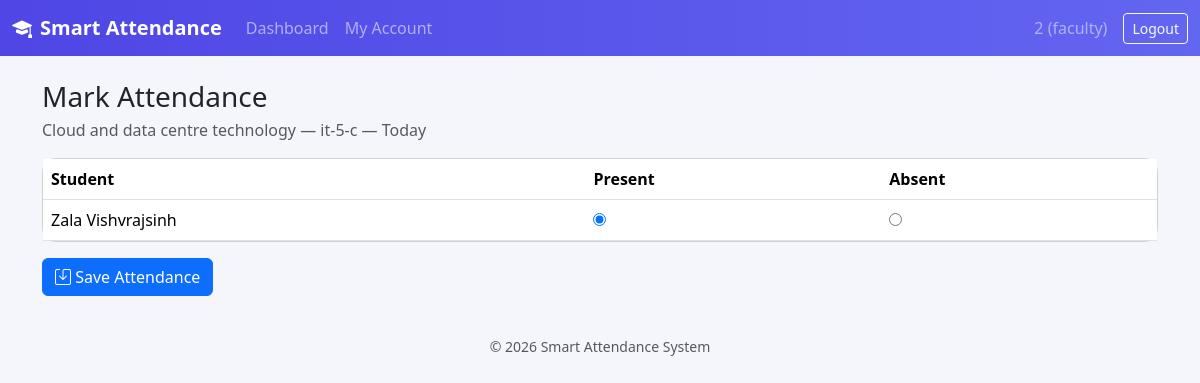
The page /faculty/mark/3/14 (signed in) on the database its author committed.
### models.py (models this page shows)
class User(db.Model, UserMixin):
    __tablename__ = "users"
    id = db.Column(db.Integer, primary_key=True)
    username = db.Column(db.String(80), unique=True, nullable=False)
    email = db.Column(db.String(120), unique=True, nullable=False)
    password_hash = db.Column(db.String(200), nullable=False)
    role = db.Column(db.String(20), nullable=False)  # principal / faculty / student
    created_at = db.Column(db.DateTime, default=datetime.utcnow)
    faculty_profile = db.relationship("Faculty", backref="user", uselist=False)
    student_profile = db.relationship("Student", backref="user", uselist=False)

class Subject(db.Model):
    __tablename__ = "subjects"
    id = db.Column(db.Integer, primary_key=True)
    name = db.Column(db.String(120), nullable=False)
    class_id = db.Column(db.Integer, db.ForeignKey("classes.id"), nullable=False)

class ClassModel(db.Model):
    __tablename__ = "classes"
    id = db.Column(db.Integer, primary_key=True)
    name = db.Column(db.String(80), unique=True, nullable=False)
    subjects = db.relationship("Subject", backref="class_", cascade="all, delete-orphan")
    students = db.relationship("Student", backref="class_", cascade="all, delete-orphan")
    location = db.relationship("ClassLocation", backref="class_", uselist=False,
                                cascade="all, delete-orphan")

class Student(db.Model):
    __tablename__ = "students"
    id = db.Column(db.Integer, primary_key=True)
    user_id = db.Column(db.Integer, db.ForeignKey("users.id"), nullable=False)
    name = db.Column(db.String(120), nullable=False)
    class_id = db.Column(db.Integer, db.ForeignKey("classes.id"), nullable=False)
    face_registered = db.Column(db.Boolean, default=False)
    face_images = db.relationship("FaceImage", backref="student", cascade="all, delete-orphan")
    attendance_records = db.relationship("Attendance", backref="student", cascade="all, delete-orphan")

### routes/faculty.py (the view, shortened to what this page needs)
@faculty_bp.route("/mark/<int:class_id>/<int:subject_id>", methods=["GET", "POST"])
@login_required
@role_required("faculty")
def mark_attendance(class_id, subject_id):
    f = _current_faculty()
    if not f or not _is_assigned(f.id, class_id, subject_id):
        flash("Not authorized for this class/subject.", "error")
        return redirect(url_for("faculty.dashboard"))
    class_obj = ClassModel.query.get_or_404(class_id)
    subject_obj = Subject.query.get_or_404(subject_id)
    class_students = Student.query.filter_by(class_id=class_id).all()
    today = date.today()
    existing_map = {
        a.student_id: a.status for a in
        Attendance.query.filter_by(subject_id=subject_id, date=today).all()
    }
    return render_template(
        "faculty/mark_attendance.html",
        class_obj=class_obj, subject_obj=subject_obj,
        students=class_students, existing_map=existing_map,
    )

### app.py (called while the page is built)
@login_manager.user_loader
def load_user(user_id):
    return User.query.get(int(user_id))

### routes/faculty.py (called while the page is built)
def _current_faculty():
    return Faculty.query.filter_by(user_id=current_user.id).first()

def _is_assigned(faculty_id, class_id, subject_id):
    return Timetable.query.filter_by(
        faculty_id=faculty_id, class_id=class_id, subject_id=subject_id
    ).first() is not None

### templates/faculty/mark_attendance.html (shortened to what this page needs)
{% extends "base.html" %}
{% block content %}
<h3 class="mb-1">Mark Attendance</h3>
<p class="text-muted">{{ subject_obj.name }} &mdash; {{ class_obj.name }} &mdash; Today</p>
<form method="POST">
  <div class="card">
    <table class="table mb-0">
      <thead><tr><th>Student</th><th>Present</th><th>Absent</th></tr></thead>
      <tbody>
        {% for s in students %}
        <tr>
          <td>{{ s.name }}</td>
          <td><input type="radio" name="status_{{ s.id }}" value="Present" {% if existing_map.get(s.id, 'Present') == 'Present' %}checked{% endif %}></td>
          <td><input type="radio" name="status_{{ s.id }}" value="Absent" {% if existing_map.get(s.id) == 'Absent' %}checked{% endif %}></td>
        </tr>
        {% else %}
        <tr><td colspan="3" class="text-center text-muted py-4">No students in this class.</td></tr>
        {% endfor %}
      </tbody>
    </table>
  </div>
  <button class="btn btn-primary mt-3"><i class="bi bi-save"></i> Save Attendance</button>
</form>
{% endblock %}

### templates/base.html (shortened to what this page needs)
<!DOCTYPE html>
<html lang="en">
<head>
<link href="https://cdn.jsdelivr.net/npm/bootstrap@5.3.3/dist/css/bootstrap.min.css" rel="stylesheet">
<link href="https://cdn.jsdelivr.net/npm/bootstrap-icons@1.11.3/font/bootstrap-icons.css" rel="stylesheet">
<link rel="stylesheet" href="{{ url_for('static', filename='css/style.css') }}">
</head>
<body>
{% if current_user.is_authenticated %}
<nav class="navbar navbar-expand-lg navbar-dark app-navbar">
  <div class="container-fluid">
    <a class="navbar-brand fw-bold" href="/"><i class="bi bi-mortarboard-fill me-2"></i>Smart Attendance</a>
    <div class="collapse navbar-collapse" id="nav">
      <ul class="navbar-nav me-auto">
        {% if current_user.role == 'principal' %}
        <li class="nav-item"><a class="nav-link" href="{{ url_for('principal.dashboard') }}">Dashboard</a></li>
        <li class="nav-item"><a class="nav-link" href="{{ url_for('principal.classes') }}">Classes</a></li>
        <li class="nav-item"><a class="nav-link" href="{{ url_for('principal.subjects') }}">Subjects</a></li>
        <li class="nav-item"><a class="nav-link" href="{{ url_for('principal.faculty') }}">Faculty</a></li>
        <li class="nav-item"><a class="nav-link" href="{{ url_for('principal.students') }}">Students</a></li>
        <li class="nav-item"><a class="nav-link" href="{{ url_for('principal.timetable') }}">Timetable</a></li>
        <li class="nav-item"><a class="nav-link" href="{{ url_for('principal.locations') }}">Geofence</a></li>
        <li class="nav-item"><a class="nav-link" href="{{ url_for('principal.attendance_report') }}">Reports</a></li>
        <li class="nav-item"><a class="nav-link" href="{{ url_for('principal.settings') }}">My Account</a></li>
        {% elif current_user.role == 'faculty' %}
        <li class="nav-item"><a class="nav-link" href="{{ url_for('faculty.dashboard') }}">Dashboard</a></li>
        <li class="nav-item"><a class="nav-link" href="{{ url_for('faculty.settings') }}">My Account</a></li>
        {% endif %}
      </ul>
      <span class="navbar-text text-white-50 me-3">{{ current_user.username }} ({{ current_user.role }})</span>
      <a class="btn btn-outline-light btn-sm" href="{{ url_for('auth.logout') }}">Logout</a>
    </div>
  </div>
</nav>
{% endif %}
<div class="container py-4">
  {% block content %}{% endblock %}
</div>
<footer class="text-center text-muted small py-3">&copy; {{ current_year }} Smart Attendance System</footer>
</body>
</html>

### static/css/style.css (style rules this page uses)
body { background: #f4f6fb; font-family: 'Segoe UI', system-ui, sans-serif; }
.app-navbar { background: linear-gradient(90deg, #4f46e5, #6366f1); }
.card { border-radius: 14px; }
table thead { background: #eef0fb; }

### rows shown on the page
User: username "2", role "faculty"
Subject: name "Cloud and data centre technology"
ClassModel: name "it-5-c"
Student: name "Zala Vishvrajsinh", id "☑"
